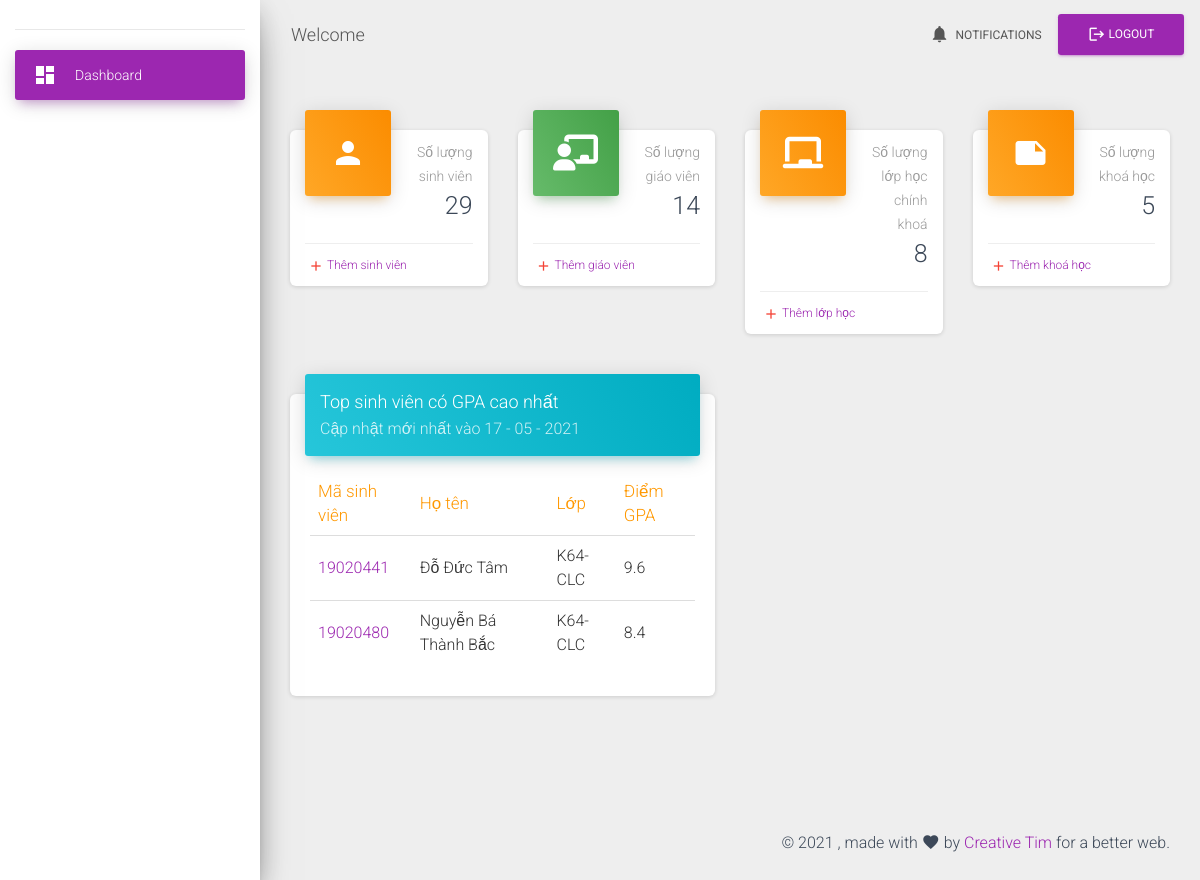
Screenshot of /viewAdmin.php with the database file from the repository.
### tables this page shows
CREATE TABLE `students` (
  `id` int(11) NOT NULL,
  `fullName` varchar(50) NOT NULL,
  `classId` int(11) NOT NULL,
  `contactNumber` varchar(11) NOT NULL,
  `dob` date NOT NULL
);

### function/functions.php (called while the page is built, shortened)
<?php
function selectElementFrom($table, $element = '*', $condition = "1")
{
    global $conn;
    $sqlSelect = "SELECT $element FROM $table WHERE $condition";
    $query = $conn->query($sqlSelect);
    return $query;
}
        ?>
<?php
function getHighestScoreStudents(){
    global $conn;
    $sqlSelectTop = "SELECT  total.studentId, total.totalScores/total.totalCredits gpa
            FROM (SELECT scores.id, score, courses.credit ,studentId, SUM(score*credit) totalScores, SUM(credit) totalCredits
            FROM `scores` LEFT JOIN courses
                ON scores.courseId = courses.id
            GROUP BY studentId) total
            ORDER BY `gpa`  DESC";
    $topStudents = $conn->query($sqlSelectTop);
    $numTop = 4;
    $listTopStudents = array();
    while ($row = $topStudents->fetch_assoc()) {
        $studentId = $row['studentId'];
        $selectStudent = selectElementFrom('students', "*", "id=$studentId");
        $student = $selectStudent->fetch_assoc();
        $classID = $student['classId'];
        $selectClass = selectElementFrom('classes', "*", "id='$classID'");
        $class = $selectClass->fetch_assoc();
        $listTopStudents[] = array("id"=>$studentId, "name"=>$student['fullName'],
            "className"=>$class['className'], "score"=>$row['gpa']);
        $numTop--;
        if ($numTop <= 0) break;
    }
    return $listTopStudents;
}
?>

### viewAdmin.php (the view, shortened to what this page needs)
<!DOCTYPE html>
<html lang="en">
<head>
    <link rel="stylesheet" type="text/css" href="assets/css/reset.css" />
    <?php
    require_once "includes/headContents.php";
    ?>
</head>
<body>
<div class="wrapper ">
    <?php $active_menu = 'index'; $sub_active = 'action';
    require_once "function/functions.php";
    ?>
    <?php require_once 'slide_bar.php' ?>
    <div class="main-panel">
        <?php
        require_once "includes/header.php";
        ?>
        <div class="content">
            <div class="container-fluid">
                <div class="row">
                    <div class="col-lg-3 col-md-6 col-sm-6">
                        <div class="card card-stats">
                            <div class="card-header card-header-warning card-header-icon">
                                <div class="card-icon">
                                    <i class="material-icons">person</i>
                                </div>
                                <p class="card-category">Số lượng sinh viên</p>
                                <h3 class="card-title">
                                    <?php
                                    $selectStudents = selectElementFrom('students', "*", "1");
                                    echo $selectStudents->num_rows;
                                    ?>
                                </h3>
                            </div>
                            <div class="card-footer">
                                <div class="stats">
                                    <i class="material-icons text-danger">add</i>
                                    <a href="manageStudent.php?type=add">Thêm sinh viên</a>
                                </div>
                            </div>
                        </div>
                    </div>
                    <div class="col-lg-3 col-md-6 col-sm-6">
                        <div class="card card-stats">
                            <div class="card-header card-header-success card-header-icon">
                                <div class="card-icon">
                                    <i class="material-icons fas fa-chalkboard-teacher"></i>
                                </div>
                                <p class="card-category">Số lượng giáo viên</p>
                                <h3 class="card-title">
                                    <?php
                                    $selectTeachers = selectElementFrom('teachers', "*", "1");
                                    echo $selectTeachers->num_rows;
                                    ?>
                                </h3>
                            </div>
                            <div class="card-footer">
                                <div class="stats">
                                    <i class="material-icons text-danger">add</i>
                                    <a href="manageTeacher.php?type=add">Thêm giáo viên</a>
                                </div>
                            </div>
                        </div>
                    </div>
                    <div class="col-lg-3 col-md-6 col-sm-6">
                        <div class="card card-stats">
                            <div class="card-header card-header-warning card-header-icon">
                                <div class="card-icon">
                                    <i class="material-icons fas fa-chalkboard"></i>
                                </div>
                                <p class="card-category">Số lượng lớp học chính khoá</p>
                                <h3 class="card-title">
                                    <?php
                                    $selectClasses = selectElementFrom('classes', "*", "1");
                                    echo $selectClasses->num_rows;
                                    ?>
                                </h3>
                            </div>
                            <div class="card-footer">
                                <div class="stats">
                                    <i class="material-icons text-danger">add</i>
                                    <a href="manageClass.php?type=add">Thêm lớp học</a>
                                </div>
                            </div>
                        </div>
                    </div>
                    <div class="col-lg-3 col-md-6 col-sm-6">
                        <div class="card card-stats">
                            <div class="card-header card-header-warning card-header-icon">
                                <div class="card-icon">
                                    <i class="material-icons">note</i>
                                </div>
                                <p class="card-category">Số lượng khoá học</p>
                                <h3 class="card-title">
                                    <?php
                                    $selectCourses = selectElementFrom('courses', "*", "1");
                                    echo $selectCourses->num_rows;
                                    ?>
                                </h3>
                            </div>
                            <div class="card-footer">
                                <div class="stats">
                                    <i class="material-icons text-danger">add</i>
                                    <a href="manageCourse.php?type=add">Thêm khoá học</a>
                                </div>
                            </div>
                        </div>
                    </div>
                    <div class="col-lg-6 col-md-12">
                        <div class="card">
                            <div class="card-header card-header-info">
                                <h4 class="card-title">Top sinh viên có GPA cao nhất</h4>
                                <p class="card-category">Cập nhật mới nhất vào <?php echo date("d - m - Y"); ?></p>
                            </div>
                            <div class="card-body table-responsive">
                                <table class="table table-hover">
                                    <thead class="text-warning">
                                    <th>Mã sinh viên</th>
                                    <th>Họ tên</th>
                                    <th>Lớp</th>
                                    <th>Điểm GPA</th>
                                    </thead>
                                    <tbody>
                                    <?php
                                    $dataTopStudent = getHighestScoreStudents();
                                    if ($dataTopStudent[0]['score'] >= 8) {
                                        for ($i = 0; $i < count($dataTopStudent); $i++) {
                                            $id = $dataTopStudent[$i]["id"];
                                            $score = $dataTopStudent[$i]["score"];
                                            if ($score > 8) {
                                                echo "<tr>
                                                <td><a href='queryOnStudentGrade.php?for=$id'>$id</a></td>
                                                <td>".$dataTopStudent[$i]["name"]."</td>
                                                <td>".$dataTopStudent[$i]["className"]."</td>
                                                <td>".round($dataTopStudent[$i]["score"], 1)."</td>
                                                </tr>";
                                            }
                                        }
                                    } else { ?>
                                        <div>Chưa có kết quả</div>
                                        <?php
                                    }
                                    ?>
                                    </tbody>
                                </table>
                            </div>
                        </div>
                    </div>
                </div>
            </div>
        </div>
    </div>
</div>
<?php
require_once "includes/footer.php";
?>
</body>
</html>

### rows the page displays
students: id "19020441", fullName "Đỗ Đức Tâm", className "K64-CLC", score "9.6"
students: id "19020480", fullName "Nguyễn Bá Thành Bắc", className "K64-CLC", score "8.4"

### other values shown
$selectStudents->num_rows "29"
$selectTeachers->num_rows "14"
$selectClasses->num_rows "8"
$selectCourses->num_rows "5"
